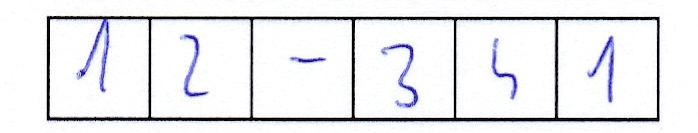
//> input picture OCR/CountMoment/CountMoment/a12341.jpg, 698 x 133 px
$ ./1481756862_main   (built with g++ and OpenCV 4)
//> lines starting //> are read from the running program, lines starting //| are printed output that depends on the picture; after the words box and inside, x2 and y2 are one past the last pixel; in counts of white or black regions, pixels touching at a corner belong together
### OCR/CountMoment/CountMoment/Recognition.h
#pragma once

/* library OpenCV */
#include <opencv2/imgproc/imgproc.hpp>
#include <opencv2/core/core.hpp>
#include <opencv2/highgui/highgui.hpp>

/* library VS */
#include <iostream>
#include <fstream>
#include <stdlib.h>
#include <stdio.h>
#include <vector>
#include <string>

/* My Class */
#include "Windows.h";

using namespace std;

inline string itos(double dbl) {
	std::ostringstream strs;
	strs << dbl;
	std::string str = strs.str();

	return str;
}

class CRecognition {

	cv::Mat image;
	vector<cv::Mat> images;

public:

	CRecognition(cv::Mat image) : image(image) {};
	CRecognition(vector<cv::Mat> images) : images(images) {};
	~CRecognition() { image.release(); for (int i = 0; i < images.size(); i++) images[i].release(); images.clear(); };

	void createFileOfMoments(string fileName) {

		int*	label	= new int[images.size() * 5];
		float** data	= new float*[images.size()];

		int c = 0;
		for (int i = 0; i < 5; i++) {
			for(int j = 1; j < 6; j++){
				label[c] = sToi(fileName.substr(j, 1));
				c++;
			}
		}
		for (int i = 0; i < images.size(); i++) data[i] = countMoment(images[i]);
		for (int i = 0; i < images.size(); i++) imwrite("digit\\" + itos(label[i]) + "_" + itos(i) + ".jpg", images[i]);
		CWindows::addVectorToFile(label, data, "NF.txt", images.size(), 31, 0);
	}

	// [24 lines left out: function result, not called in this run]

private:

	int sToi(string s) {
		int i;
		istringstream iss(s);
		iss >> i;
		//cout << s << "->" << i << endl;
		return i;
	}

	// [80 lines left out: function GenerationSkryptLibsvm, not called in this run]

	float* countMoment(cv::Mat image) {

		float* trainingData = new float[31];
		double hu[7];
		int i = 0;
		cv::Moments m = moments(image);
		cv::HuMoments(m, hu);

		trainingData[i] = m.m00; i++;
		trainingData[i] = m.m10; i++;
		trainingData[i] = m.m01; i++;
		trainingData[i] = m.m20; i++;
		trainingData[i] = m.m11; i++;
		trainingData[i] = m.m02; i++;
		trainingData[i] = m.m30; i++;
		trainingData[i] = m.m21; i++;
		trainingData[i] = m.m12; i++;
		trainingData[i] = m.m03; i++;

		trainingData[i] = m.mu20; i++;
		trainingData[i] = m.mu11; i++;
		trainingData[i] = m.mu02; i++;
		trainingData[i] = m.mu30; i++;
		trainingData[i] = m.mu21; i++;
		trainingData[i] = m.mu12; i++;
		trainingData[i] = m.mu03; i++;
		trainingData[i] = m.nu20; i++;
		trainingData[i] = m.nu11; i++;
		trainingData[i] = m.nu02; i++;
		trainingData[i] = m.nu30; i++;
		trainingData[i] = m.nu21; i++;
		trainingData[i] = m.nu12; i++;
		trainingData[i] = m.nu03; i++;

		trainingData[i] = hu[0]; i++;
		trainingData[i] = hu[1]; i++;
		trainingData[i] = hu[2]; i++;
		trainingData[i] = hu[3]; i++;
		trainingData[i] = hu[4]; i++;
		trainingData[i] = hu[5]; i++;
		trainingData[i] = hu[6]; i++;

		return trainingData;
	}

};

### OCR/CountMoment/CountMoment/PreProcessing.h
#pragma once

/* library OpenCV */
#include <opencv2/imgproc/imgproc.hpp>
#include <opencv2/core/core.hpp>
#include <opencv2/highgui/highgui.hpp>

/* library VS */
#include <iostream>
#include <fstream>
#include <stdlib.h>
#include <stdio.h>

/* My Class */

using namespace std;

class CPreProcessing {

	cv::Mat image;

public:

	CPreProcessing(cv::Mat image) : image(image) {};
	~CPreProcessing() { image.release(); };

	void SegmentationMaxSize(cv::Mat& image) {

		int left, right, top, bottom, sum;
		left = right = top = bottom = sum = 0;
		cv::Mat tmp = image.clone();


		for (int x = 0; x < tmp.cols; x++) {
			sum = CPreProcessing::advCol(tmp, x, 1);
			if (sum > 10) {
				left = x;
				x = tmp.cols;
			}
		}
		for (int x = tmp.cols - 1; x > 0; x--) {
			sum = CPreProcessing::advCol(tmp, x, 1);
			if (sum > 10) {
				right = x;
				x = 0;
			}
		}

		for (int y = 0; y < tmp.rows; y++) {
			sum = CPreProcessing::advRow(tmp, y, 1);
			if (sum > 10) {
				top = y;
				y = image.cols;
			}
		}
		for (int y = tmp.rows - 1; y > 0; y--) {
			sum = CPreProcessing::advRow(tmp, y, 1);
			if (sum > 10) {
				bottom = y;
				y = 0;
			}
		}

		CPreProcessing::cutImage(tmp, left, top, tmp.cols - right, tmp.rows - bottom);
		//cv::resize(tmp, image, cv::Size(130, 130));
	}

	inline string itos(double dbl) {
		std::ostringstream strs;
		strs << dbl;
		std::string str = strs.str();

		return str;
	}

	// [20 lines left out: function szkielet, not called in this run]

	void preProcessing(cv::Mat image) {

		cv::Mat tmp = image.clone();
		cv::Mat imageSign = tmp.clone();

		//CPreProcessing::dilate(imageSign, 2, 2);
		//imshow("Z", imageSign);
		//cv::waitKey();
		int size = 5;
		GaussianBlur(imageSign.clone(), imageSign, cv::Size(size, size), 0, 0);
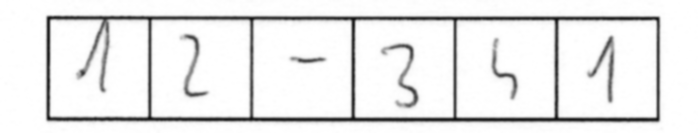
//> imageSign: 133 rows x 698 cols, CV_8UC1; min 17, max 255, mean 233.9

		//Binary
		//threshold(tmp, imageSign, ui.HSBinaryKernel3->value(), 255, ui.HSBinaryElement3->value());
		CPreProcessing::toBinary(imageSign, 200, 0, 0, 0, 0);

		CPreProcessing::removeBlackBackground(imageSign);
		//Change angle
		//CPreProcessing::autoRotate(imageSign, 0);

		//Erode || Dilate
		//CPreProcessing::dilate(imageSign, ui.HSErodeElement3->value(), ui.HSErodeKernel3->value());
		image.release();
		this->image = imageSign.clone();
		imageSign.release();
	}

	// [28 lines left out: function preProcessing2, not called in this run]

	vector<cv::Mat> findSign(cv::Mat image) {

		vector<cv::Mat> vImageSignCell;

		int LIMIT_VALUE_LIGHT_BIT = 170;
		cv::Mat tmp;
		vImageSignCell.clear();

		int cols = image.cols;
		int rows = image.rows;

		int cutStart = 0, cutEnd = 0;	//information about level cutting
		int fromCut = 0, toCut = 0;	//save position column

		int size = 45;
		string help;
		int sum = 0;
		int nImage = 0;

		for (int y = 0; y < cols - 1; y++) {
			sum = CPreProcessing::advCol(image, y, 5);

			if (LIMIT_VALUE_LIGHT_BIT <= sum) {

				if (cutStart == 0) fromCut = y;
				if (cutStart == 1 && cutEnd == 0) { toCut = y; cutEnd = 1; }
				if (cutStart == 1 && cutEnd == 1) {

					nImage++;
					if (nImage != 3) {

						tmp = image.clone();
						CPreProcessing::cutImage(tmp, fromCut, 0, tmp.cols - toCut, 0);
						CPreProcessing::cutImage(tmp, (tmp.cols / 2) - size, (tmp.rows / 2) - size, (tmp.cols / 2) - size, (tmp.rows / 2) - size);
						CPreProcessing::getCenterWeightImage(tmp);
						SegmentationMaxSize(tmp);
						//szkielet(tmp);
						tmp = CPreProcessing::changeSize(tmp, 65, 65);
						CPreProcessing::getCenterWeightImage(tmp);

						vImageSignCell.push_back(tmp);
						string name = "digits\\" + itos(vImageSignCell.size()) + ".jpg";
						cv::imwrite(name, tmp);
						tmp.release();
					}
					cutStart = toCut = cutEnd = 0;
					fromCut = y;
				}
			}
			else {
				if (cutStart == 0) cutStart = 1;
			}
		}
		return vImageSignCell;
	}

	// [60 lines left out: function findSign2, not called in this run]

private:
#pragma region static methods

	static int sumRow(cv::Mat image, int row, int NUMBER_MARGIN_MISSTAKE) {

		int sum = 0;
		for (int y = row; y < image.rows && y < row + NUMBER_MARGIN_MISSTAKE; y++) {
			for (int x = 0; x < image.cols; x++) {
				sum += image.at<uchar>(y, x);
			}
		}
		return sum;
	}

	static int sumColumn(cv::Mat image, int col, int NUMBER_MARGIN_MISSTAKE) {

		int sum = 0;
		for (int x = col; x < image.cols && x < col + NUMBER_MARGIN_MISSTAKE; x++) {
			for (int y = 0; y < image.rows; y++) {
				sum += image.at<uchar>(y, x);
			}
		}
		return sum;
	}

	static double advRow(cv::Mat image, int row, int NUMBER_MARGIN_MISSTAKE) { return (sumRow(image, row, NUMBER_MARGIN_MISSTAKE) / (image.rows)); }

	static double advCol(cv::Mat image, int col, int NUMBER_MARGIN_MISSTAKE) { return (sumColumn(image, col, NUMBER_MARGIN_MISSTAKE) / (image.cols)); }

	// [74 lines left out: functions getSkipLValue, getSkipTValue, rotate, changeContrasOrBrightness, dilate, erode, not called in this run]

	static void cutImage(cv::Mat& image, int cutLeft = 20, int cutTop = 5, int cutRight = 2, int cutBottom = 5) {

		const int rows = image.rows;
		const int cols = image.cols;
		cutLeft		< 0 ? cutLeft = 0 : cutLeft = cutLeft;
		cutTop		< 0 ? cutTop = 0 : cutTop = cutTop;
		cutRight	< 0 ? cutRight = 0 : cutRight = cutRight;
		cutBottom	< 0 ? cutBottom = 0 : cutBottom = cutBottom;

		image = image(cv::Rect(cutLeft, cutTop, cols - cutLeft - cutRight, rows - cutTop - cutBottom));
	}


	static cv::Mat changeSize(cv::Mat image, int x, int y) {

		cv::Mat tmp = cv::Mat(y * 2, x * 2, 0);
		for (int i = 0; i < tmp.rows; i++) {
			for (int j = 0; j < tmp.cols; j++) {
				tmp.at<uchar>(i, j) = 0;
			}
		}

		for (int i = 0; i < image.rows; i++) {
			for (int j = 0; j < image.cols; j++) {
				tmp.at<uchar>(i, j) = image.at<uchar>(i, j);
			}
		}
		return tmp;
	}

	static void toBinary(cv::Mat& image, int margin, int skipL = 50, int skipT = 50, int skipR = 50, int skipB = 50) {
//> called with margin = 200, skipL = 0, skipT = 0, skipR = 0, skipB = 0

		int rows = image.rows;
//> rows = 133
		int cols = image.cols;
//> cols = 698
		for (int y = skipT; y < rows - skipB; y++) {
			for (int x = skipL; x < cols - skipR; x++) {
				if (image.at<uchar>(y, x) < margin)
					image.at<uchar>(y, x) = 255;
				else	image.at<uchar>(y, x) = 0;
				//cout << y << " " << x << endl;
			}
		}
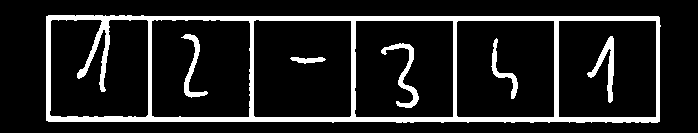
//> image: 133 rows x 698 cols, CV_8UC1; 12.8% white; 6 white regions, box (x1, y1, x2, y2) and area: (46, 15, 661, 123) 9877, (381, 43, 419, 108) 558, (587, 36, 614, 103) 538, (181, 34, 208, 98) 435, (491, 38, 518, 99) 347, (290, 57, 326, 64) 159
	}

	static void removeBlackBackground(cv::Mat& image) {

		int margin = 5;
		//up
		int up = 0;
		while (margin > advRow(image, up, 1) && image.rows / 4 > up) up++;
//> this loop made 15 passes
//> after the loop, up = 15

		//bottom
		int bottom = 0;
		while (margin > advRow(image, image.rows - bottom - 1, 1) && image.rows / 4 > up) bottom++;
//> this loop made 10 passes
//> after the loop, bottom = 10

		cutImage(image, 0, up, 0, bottom);
//> in cutImage, `image = image(cv::Rect(cutLeft, cutTop, cols - cutLeft - cutRight, row..`:
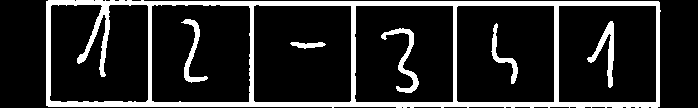
//> image: 108 rows x 698 cols, CV_8UC1; 15.8% white; 6 white regions, box (x1, y1, x2, y2) and area: (46, 0, 661, 108) 9877, (381, 28, 419, 93) 558, (587, 21, 614, 88) 538, (181, 19, 208, 83) 435, (491, 23, 518, 84) 347, (290, 42, 326, 49) 159

		//right
		int right = 0;
		while (margin > advCol(image, image.cols - right - 1, 1) && image.cols / 4 > right) right++;
//> this loop made 38 passes
//> after the loop, right = 38

		//left
		int left = 0;
		while (margin > advCol(image, left, 1) && image.cols / 4 > left) left++;
//> this loop made 46 passes
//> after the loop, left = 46

		cutImage(image, left, 0, right, 0);
//> call 2 of cutImage, with cutLeft = 46, cutTop = 0, cutRight = 38, cutBottom = 0
//> in cutImage (call 2), `image = image(cv::Rect(cutLeft, cutTop, cols - cutLeft - cutRight, row..`:
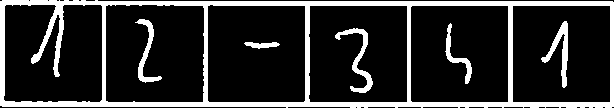
//> image: 108 rows x 614 cols, CV_8UC1; 18% white; 6 white regions, box (x1, y1, x2, y2) and area: (0, 0, 614, 108) 9875, (335, 28, 373, 93) 558, (541, 21, 568, 88) 538, (135, 19, 162, 83) 435, (445, 23, 472, 84) 347, (244, 42, 280, 49) 159
	}

	// [23 lines left out: function removeBlackBackground2, not called in this run]


	static void getCenterWeightImage(cv::Mat& image) {
		cv::Mat tmp = image.clone();
		int x = (image.cols / 2 - getXCenterWeight(image));
		int y = (image.rows / 2 - getYCenterWeight(image));

		cv::Mat trans_mat = (cv::Mat_<double>(2, 3) << 1, 0, x, 0, 1, y);
		warpAffine(tmp, image, trans_mat, tmp.size());
	}

	static double getXCenterWeight(cv::Mat& image) {

		cv::Moments m = moments(image);
		return m.m10 / m.m00;
	}

	static double getYCenterWeight(cv::Mat& image) {

		cv::Moments m = moments(image);
		return m.m01 / m.m00;
	}

	// [27 lines left out: function autoRotate, not called in this run]

#pragma endregion

public:
	cv::Mat getImage() { return image; }
};

### OCR/CountMoment/.localhistory/CountMoment/1481756862$main.cpp
/* library OpenCV */
#include <opencv2/imgproc/imgproc.hpp>
#include <opencv2/core/core.hpp>
#include <opencv2/highgui/highgui.hpp>

/* library VS */
#include <iostream>
#include <fstream>
#include <stdlib.h>
#include <stdio.h>

/* My Class */
#include "PreProcessing.h"
#include "Recognition.h"

using namespace std;

int main(int argc, char ** argv) {

	//vector<string> images = CWindows::getListFileFrom("digits\\");
	vector<cv::Mat> tmp;
	vector<cv::Mat> result;

	CPreProcessing* pp;
	CRecognition* r;
	cv::Mat image;
	argc = 2;
	for (int i = 1; i < argc; i++) {
		//cout << string(argv[i]) << endl;
		image = cv::imread(string("a12341.jpg"), 0);
		if (image.empty()) {
			cout << "ERROR!!! Zla sciezka do pliku !!!ERROR\n";
			cin >> argc;
			return 1;
		}
		pp = new CPreProcessing(image);
		pp->preProcessing(image);
		imshow("Z", image);
		cv::waitKey();

		tmp = pp->findSign(pp->getImage());
//> the loop in findSign, `for (int y = 0; y < cols - 1; y++)` made 613 passes
//> after the loop in findSign, `for (int y = 0; y < cols - 1; y++)`: fromCut = 610; toCut = 0; nImage = 6; cutStart = 1
//> tmp[0]: 130 rows x 130 cols, CV_8UC1; 3.7% white; 1 white region, box (x1, y1, x2, y2) and area: (44, 33, 77, 101) 621
//> tmp[1]: 130 rows x 130 cols, CV_8UC1; 2.6% white; 1 white region, box (x1, y1, x2, y2) and area: (53, 31, 80, 95) 435
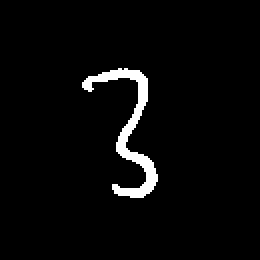
//> tmp[2]: 130 rows x 130 cols, CV_8UC1 (shown 2 times larger); 3.3% white; 1 white region, box (x1, y1, x2, y2) and area: (41, 34, 79, 99) 558
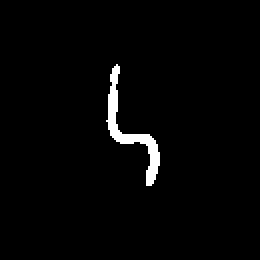
//> tmp[3]: 130 rows x 130 cols, CV_8UC1 (shown 2 times larger); 2.1% white; 1 white region, box (x1, y1, x2, y2) and area: (53, 32, 80, 93) 347
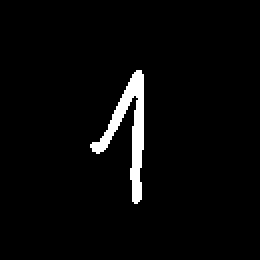
//> tmp[4]: 130 rows x 130 cols, CV_8UC1 (shown 2 times larger); 3.2% white; 1 white region, box (x1, y1, x2, y2) and area: (45, 35, 72, 102) 538
		result.clear();
		for each(cv::Mat varr in tmp)
			result.push_back(varr.clone());
//> this loop made 5 passes

		r = new CRecognition(result);

		r->createFileOfMoments(string("a12341.jpg"));
//> (in createFileOfMoments, `CWindows::addVectorToFile(label, data, "NF.txt", images.size(), 31, 0);` was passed over: CWindows is not available in this run)

	}
}

$ run again, with OCR/CountMoment/CountMoment/a20484.jpg copied over OCR/CountMoment/CountMoment/a12341.jpg
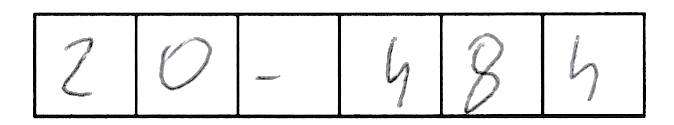
//> input picture OCR/CountMoment/CountMoment/a20484.jpg, 674 x 125 px
//> after the loop in toBinary, `for (int y = skipT; y < rows - skipB; y++)`:
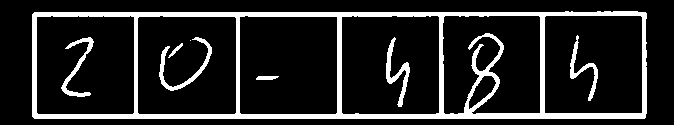
//> image: 125 rows x 674 cols, CV_8UC1; 14.4% white; 8 white regions (1 under 20 px), largest, box (x1, y1, x2, y2) and area: (32, 11, 647, 119) 10140, (159, 37, 212, 91) 515, (386, 37, 410, 107) 478
//> the loop in removeBlackBackground, `while (margin > advRow(image, up, 1) && image.rows / 4 > up) up++;` made 11 passes
//> after the loop in removeBlackBackground, `while (margin > advRow(image, up, 1) && image.rows / 4 > up) up++;`: up = 11
//> the loop in removeBlackBackground, `while (margin > advRow(image, image.rows - bottom - 1, 1) && image.row..` made 6 passes
//> after the loop in removeBlackBackground, `while (margin > advRow(image, image.rows - bottom - 1, 1) && image.row..`: bottom = 6
//> the loop in removeBlackBackground, `while (margin > advCol(image, image.cols - right - 1, 1) && image.cols..` made 27 passes
//> after the loop in removeBlackBackground, `while (margin > advCol(image, image.cols - right - 1, 1) && image.cols..`: right = 27
//> the loop in removeBlackBackground, `while (margin > advCol(image, left, 1) && image.cols / 4 > left) left++;` made 32 passes
//> after the loop in removeBlackBackground, `while (margin > advCol(image, left, 1) && image.cols / 4 > left) left++;`: left = 32
//> the loop in findSign, `for (int y = 0; y < cols - 1; y++)` made 614 passes
//> after the loop in findSign, `for (int y = 0; y < cols - 1; y++)`: fromCut = 610; toCut = 0; nImage = 6; cutStart = 1
//> `tmp = pp->findSign(pp->getImage());`:
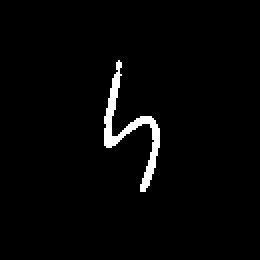
//> tmp[4]: 130 rows x 130 cols, CV_8UC1 (shown 2 times larger); 2.3% white; 1 white region, box (x1, y1, x2, y2) and area: (52, 30, 80, 96) 385
//> the loop `for each(cv::Mat varr in tmp)` made 5 passes
